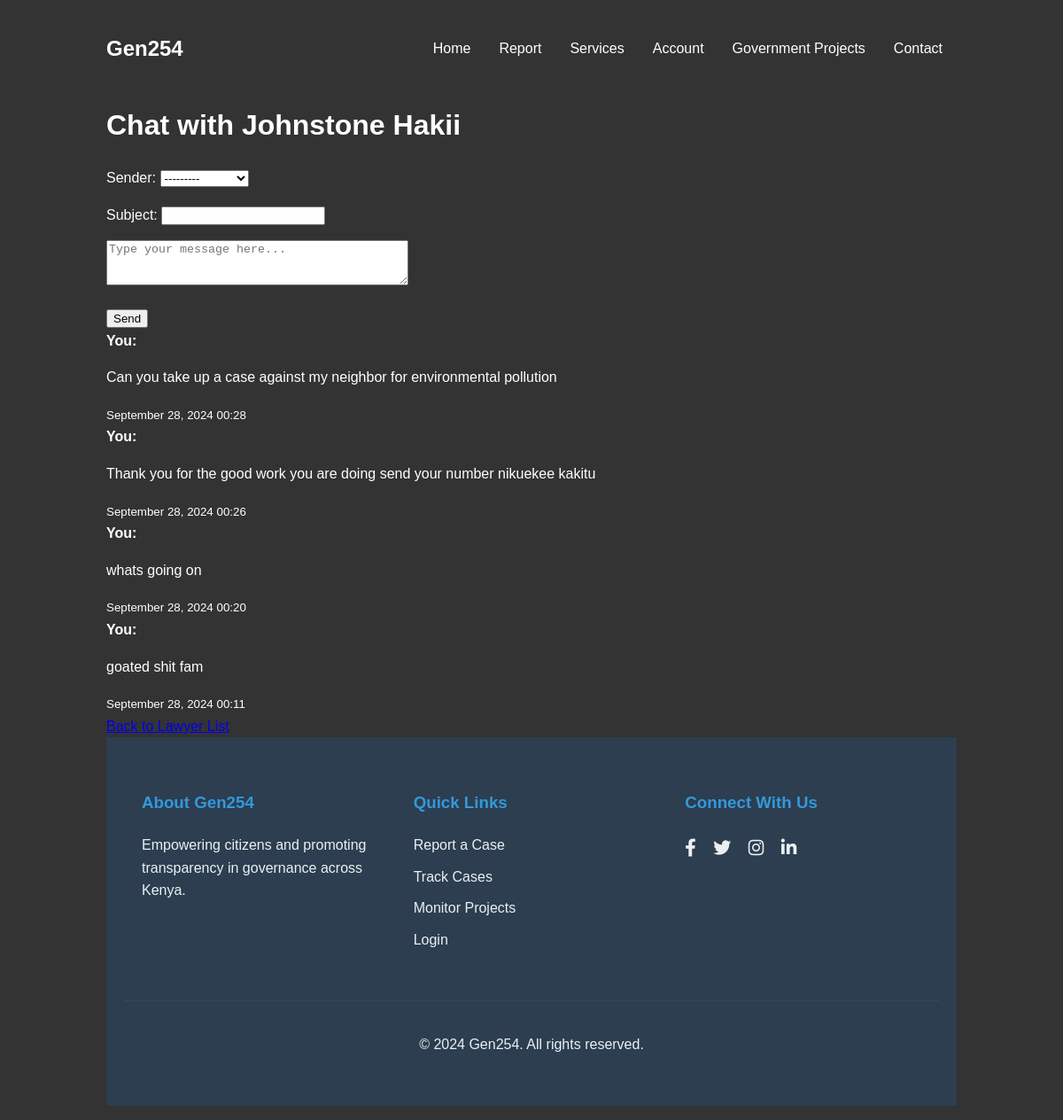
Page /lawyer_chat/1/ (signed in) on the committed database.
### home/models.py (models this page shows, shortened)
class Authority(models.Model):
    names = models.CharField(max_length=100)
    phone_number = models.CharField(max_length=15)
    email = models.EmailField()
    department = models.CharField(max_length=100)
    location = models.CharField(max_length=100)
    charges=models.IntegerField(default='Free')
    photo = models.ImageField(upload_to='authority_photos/', null=True, blank=True)
    specialization = models.CharField(max_length=100,null=True)
    years_of_experience = models.IntegerField(default=1)

class Comment(models.Model):
    conversation = models.ForeignKey(Conversation, on_delete=models.CASCADE, related_name='comments')
    sender = models.ForeignKey(User, on_delete=models.CASCADE)
    content = models.TextField()
    created_at = models.DateTimeField(default=timezone.now)
    subject = models.CharField(max_length=100,null=True)
    is_read = models.BooleanField(default=False)
    class Meta:
        ordering = ['created_at']

### home/views.py (the view)
# urls.py: path('lawyer_chat/<int:lawyer_id>/',views.send_message, name='lawyer_chat'),
@login_required
def send_message(request, lawyer_id):
    lawyer = get_object_or_404(Authority, id=lawyer_id)
    conversation, created = Conversation.objects.get_or_create(lawyer=lawyer, user=request.user)
    if request.method == 'POST':
        form = CommentForm(request.POST)
        if form.is_valid():
            comment = form.save(commit=False)
            comment.conversation = conversation
            comment.sender = request.user
            comment.save()
            return redirect('home:lawyer_chat', lawyer_id=lawyer_id)
    else:
        form = CommentForm()
    comments = conversation.comments.all().order_by('-created_at')
    context={
        'lawyer':lawyer,
        'form':form,
        'comments':comments,
    }
    return render(request, 'home/lawyer_chat.html', context)

### home/forms.py
class CommentForm(forms.ModelForm):
    class Meta:
        model = Comment
        fields = ['sender','subject','content']
        widgets = {
            'content': forms.Textarea(attrs={
                'rows': 3,
                'placeholder': 'Type your message here...',
                'class': 'form-control'
            }),
        }
        labels = {
            'content': '',
        }
    def __init__(self, *args, **kwargs):
        super().__init__(*args, **kwargs)
        self.fields['content'].required = True

### home/templates/home/lawyer_chat.html (shortened to what this page needs)
{% extends 'home/home.html' %}
{% block content %}
    <h1>Chat with {{lawyer.names}}</h1>
    <form method="post" action="{% url 'home:lawyer_chat' lawyer.id %}">
        {{form.as_p}}
        <button type="submit">Send</button>
    </form>
<div class="chat-messages">
    {% for comment in comments %}
        <div class="message {% if comment.sender == request.user %}user-message{% else %}lawyer-message{% endif %}">
            <strong>{% if comment.sender == request.user %}You{% else %}Lawyer{% endif %}:</strong>
            <p>{{ comment.content }}</p>
            <small>{{ comment.created_at|date:"F d, Y H:i" }}</small>
        </div>
    {% empty %}
        <p>No messages yet. Start the conversation!</p>
    {% endfor %}
</div>
<a href="{% url 'home:lawyers' %}" class="btn btn-secondary mt-3">Back to Lawyer List</a>
{% endblock %}

### home/static/css/homme.css (style rules this page uses)
body { font-family: Arial, sans-serif; line-height: 1.6; margin: 0; padding: 0; background-color: #f4f4f4; }

### rows in the picture
Authority: names "Johnstone Hakii"
Comment: shows "You", content "Can you take up a case against my neighbor for environmental pollution", created_at "September 28, 2024 00:28"
Comment: shows "You", content "Thank you for the good work you are doing send your number nikuekee kakitu", created_at "September 28, 2024 00:26"
Comment: shows "You", content "whats going on", created_at "September 28, 2024 00:20"
Comment: shows "You", content "goated shit fam", created_at "September 28, 2024 00:11"
